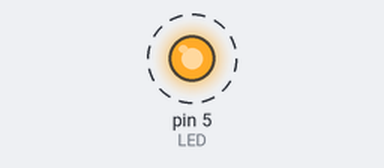
Simulated run of this program. Board: Raspberry Pi (header pin numbers). Parts: output pins drawn as LEDs (lit = HIGH). Dashed ring = blinking. What the program prints to the terminal is not drawn. At 1.5 s the program stops and its outputs stay as they are.

Above: at 0.12 s.
Timing chart, 0 to 3.0 s (numbered marks = the images above):
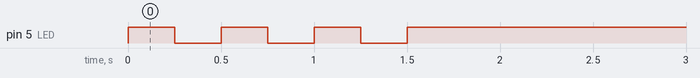

The program:

ledstat.py
```python
import RPi.GPIO as gpio
import time

LED = 5

print "Indicating successful boot via LED..."

gpio.setwarnings(False)

gpio.setmode(gpio.BOARD)

gpio.setup(LED, gpio.OUT)

gpio.output(LED, True)
time.sleep(.25)
gpio.output(LED, False)
time.sleep(.25)
gpio.output(LED,True)
time.sleep(.25)
gpio.output(LED, False)
time.sleep(.25)
gpio.output(LED,True)
time.sleep(.25)
gpio.output(LED, False)
time.sleep(.25)
gpio.output(LED,True)
```

Measured:
- by itself, pin 5 (LED): alternates HIGH for 0.25 s and LOW for 0.25 s, 7 changes in all, then stays HIGH
